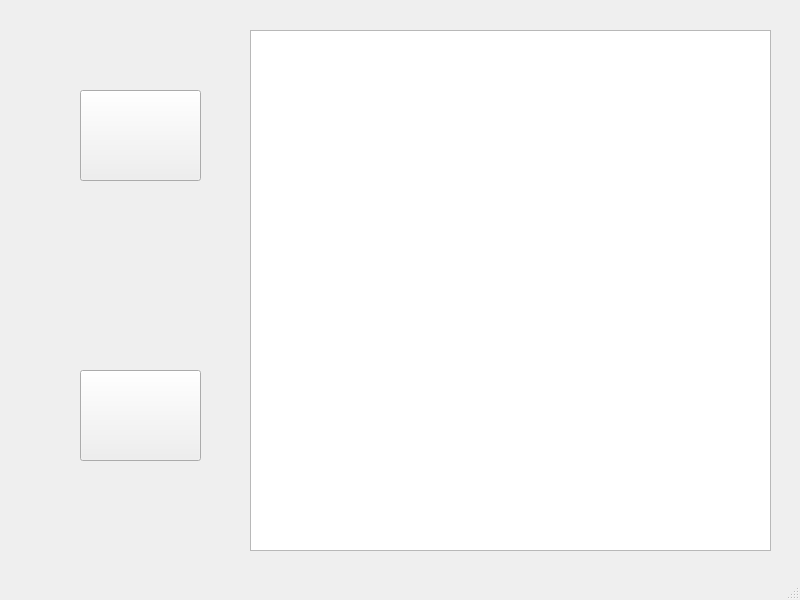
<?xml version="1.0" encoding="UTF-8"?>
<ui version="4.0">
 <class>MainWindow</class>
 <widget class="QMainWindow" name="MainWindow">
  <property name="geometry">
   <rect>
    <x>0</x>
    <y>0</y>
    <width>800</width>
    <height>600</height>
   </rect>
  </property>
  <property name="windowTitle">
   <string>MainWindow</string>
  </property>
  <widget class="QWidget" name="centralwidget">
   <widget class="QPushButton" name="drawButton">
    <property name="geometry">
     <rect>
      <x>80</x>
      <y>90</y>
      <width>121</width>
      <height>91</height>
     </rect>
    </property>
    <property name="text">
     <string/>
    </property>
    <property name="icon">
     <iconset resource="pictures.qrc">
      <normaloff>:/data/palette.png</normaloff>:/data/palette.png</iconset>
    </property>
   </widget>
   <widget class="QPushButton" name="clearButton">
    <property name="enabled">
     <bool>true</bool>
    </property>
    <property name="geometry">
     <rect>
      <x>80</x>
      <y>370</y>
      <width>121</width>
      <height>91</height>
     </rect>
    </property>
    <property name="text">
     <string/>
    </property>
    <property name="icon">
     <iconset resource="pictures.qrc">
      <normaloff>:/data/rubber.png</normaloff>:/data/rubber.png</iconset>
    </property>
   </widget>
   <widget class="QGraphicsView" name="graphicsView">
    <property name="geometry">
     <rect>
      <x>250</x>
      <y>30</y>
      <width>521</width>
      <height>521</height>
     </rect>
    </property>
   </widget>
  </widget>
  <widget class="QMenuBar" name="menubar">
   <property name="geometry">
    <rect>
     <x>0</x>
     <y>0</y>
     <width>800</width>
     <height>21</height>
    </rect>
   </property>
  </widget>
  <widget class="QStatusBar" name="statusbar"/>
 </widget>
 <resources>
  <include location="pictures.qrc"/>
 </resources>
 <connections/>
</ui>
